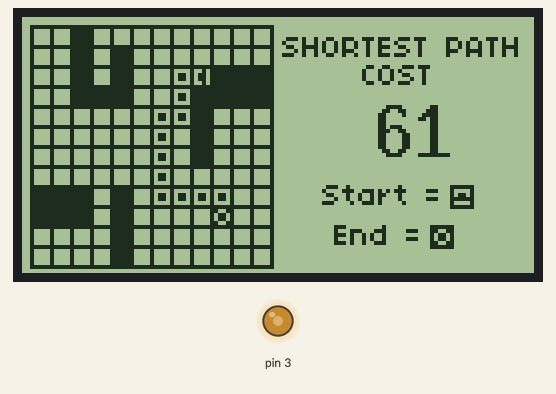
Recording of a sketch running on a simulated Arduino Uno, built with avr-gcc and run on an emulated ATmega328P. On the bench: 128×64 one-colour display, output pins drawn as LEDs (lit = HIGH).

Above: at 0.4 s.

The sketch:

AILCDDisplay.ino
```cpp
#include "U8glib.h"

U8GLIB_ST7920_128X64_1X u8g(5);

struct Point{
  int x;
  int y;
};

Point points[] = {
  //{0,0},{0,1},{0,2},{1,2},{1,3},{1,4},{2,4},{3,4},{3,5},{4,5},{5,5},{6,5},{6,6},{6,7},{6,8},{7,8},{8,8},{9,8},{9,9},{10,9},{11,9},{11,10},{11,11}
  {8,2},{7,2},{7,3},{7,4},{6,4},{6,5},{6,6},{6,7},{6,8},{7,8},{8,8},{9,8},{9,9}
};

Point walls[] = {
  {2,0},{2,1},{4,1},{2,2},{4,2},{9,2},{10,2},{11,2},{2,3},{3,3},{4,3},{8,3},{9,3},{10,3},{11,3},{8,4},{8,5},{8,6},{0,8},{1,8},{2,8},{4,8},{0,9},{1,9},{2,9},{4,9},{4,10},{4,11}
};

enum CellType{
  W,
  B,
  P,
  SR,
  SL,
  SU,
  SD,
  E
};

void Cost(void){
  u8g.setFont(u8g_font_10x20);
  u8g.drawStr( 88, 35, "61");
}

void Block (int x,int y){
  u8g.drawFrame(x*5+2,y*5+2,6,6);
}

void Path (int x, int y){
  u8g.drawFrame(x*5+2,y*5+2,6,6);
  u8g.drawBox(x*5+4,y*5+4, 2,2);
}

void Wall (int x, int y){
  u8g.drawBox(x*5+2,y*5+2, 6,6);
}

void Start_UP(int x, int y){
  u8g.drawLine(x*5+2,y*5 +5, x*5+7, y*5+5);
  u8g.drawBox(x*5+4,y*5+4, 2,2);
  u8g.drawFrame(x*5+2,y*5+2,6,6);
}

void Start_DOWN(int x, int y){
  u8g.drawLine(x*5+2,y*5 +4, x*5+7, y*5+4);
  u8g.drawBox(x*5+4,y*5+4, 2,2);
  u8g.drawFrame(x*5+2,y*5+2,6,6);
}

void Start_RIGHT(int x, int y){
  u8g.drawLine(x*5+4,y*5+2, x*5+4, y*5+2);
  u8g.drawBox(x*5+4,y*5+4, 2,2);
  u8g.drawFrame(x*5+2,y*5+2,6,6);
}

void Start_LEFT(int x, int y){
  u8g.drawLine(x*5 + 5,y*5+2, x*5+5, y*5+7);
  u8g.drawBox(x*5+2+2,y*5+2+2, 2,2);
  u8g.drawFrame(x*5+2,y*5+2,6,6);
}

void End (int x, int y){
  u8g.drawFrame(x*5+2,y*5+2,6,6);
  u8g.drawLine(x*5+2,y*5+2, x*5 + 5+2, y*5+5+2);
  u8g.drawLine(x*5+5+2,y*5+2, x*5+2 , y*5+5+2);
}

CellType Cells[12][12]= {
  {B,B,B,B,B,B,B,B,B,B,B,B},
  {B,B,B,B,B,B,B,B,B,B,B,B},
  {B,B,B,B,B,B,B,B,B,B,B,B},
  {B,B,B,B,B,B,B,B,B,B,B,B},
  {B,B,B,B,B,B,B,B,B,B,B,B},
  {B,B,B,B,B,B,B,B,B,B,B,B},
  {B,B,B,B,B,B,B,B,B,B,B,B},
  {B,B,B,B,B,B,B,B,B,B,B,B},
  {B,B,B,B,B,B,B,B,B,B,B,B},
  {B,B,B,B,B,B,B,B,B,B,B,B},
  {B,B,B,B,B,B,B,B,B,B,B,B},
  {B,B,B,B,B,B,B,B,B,B,B,B},
};

void drawHeading(void) {
   u8g.setFont(u8g_font_04b_03);
   u8g.drawStr( 65, 10, "SHORTEST PATH");
   u8g.drawStr( 85, 17, "COST");
}

void drawKey(void) {
   u8g.setFont(u8g_font_04b_03);
   u8g.drawStr( 75, 47, "Start = ");
   u8g.drawStr( 78, 57, "End = ");
   Start_UP(21,8);
   End(20, 10);
}

void clearLCD(){
    u8g.firstPage();
    do {
    } while( u8g.nextPage() );
}

CellType startDir(Point p, Point n){
    if(p.x < n.x && p.y == n.y){
      return SR;
    }
    else if(p.x > n.x && p.y == n.y){
      return SL;
    }
    else if(p.x == n.x && p.y < n.y){
      return SD;
    }
    else if(p.x == n.x && p.y > n.y){
      return SU;
    }
    else{
      return P;
    }
}

void setup(void) {
  pinMode(3, OUTPUT);
  analogWrite(3, 128);
  // assign default color value
  if ( u8g.getMode() == U8G_MODE_R3G3B2 ) {
    u8g.setColorIndex(255);     // white
  }
  else if ( u8g.getMode() == U8G_MODE_GRAY2BIT ) {
    u8g.setColorIndex(3);         // max intensity
  }
  else if ( u8g.getMode() == U8G_MODE_BW ) {
    u8g.setColorIndex(1);         // pixel on
  }
  else if ( u8g.getMode() == U8G_MODE_HICOLOR ) {
    u8g.setHiColorByRGB(255,255,255);
  }

  for(int i = 0; i < sizeof(walls)/sizeof(Point); i++){
    Point w = walls[i];
    Cells[w.x][w.y] = W;
  }

  for(int i = 0; i < sizeof(points)/sizeof(Point); i++){
    Point p = points[i];
    if(i == 0){
      Cells[p.x][p.y] = startDir(p,points[i+1]);
    }
    else if(i == sizeof(points)/sizeof(Point)-1){
      Cells[p.x][p.y] = E;
    }
    else
      Cells[p.x][p.y] = P;
  }

}

void loop(void) {
  u8g.firstPage();
  do{
    for(int y = 0; y < 12; y++){
      for(int x = 0; x < 12; x++){
        if(Cells[x][y] == B)
            Block(x,y);
         else if(Cells[x][y] == W)
            Wall(x,y);
         else if(Cells[x][y] == P)
            Path(x,y);
         else if(Cells[x][y] == SR)
            Start_RIGHT(x,y);
         else if(Cells[x][y] == SD)
            Start_DOWN(x,y);
          else if(Cells[x][y] == SL)
            Start_LEFT(x,y);
         else if(Cells[x][y] == SU)
            Start_UP(x,y);
         else if(Cells[x][y] == E)
            End(x,y);
      }
    }
    drawHeading();
    Cost();
    drawKey();
  }while(u8g.nextPage());
  delay(2000);
  clearLCD();
}
```

Measured:
- what the display in image 0 shows lasts 2.0 s, from 0.4 s to 2.4 s
